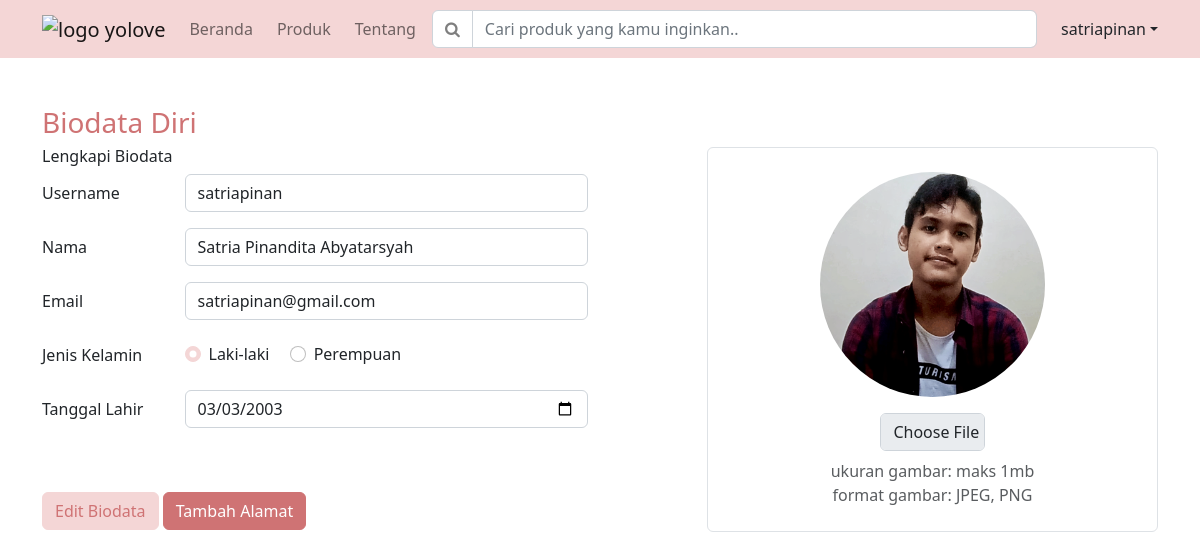
Screenshot of /profile.php (signed in) with the database file from the repository.
### tables this page shows
CREATE TABLE `customer` (
  `username` varchar(255) NOT NULL,
  `nama_customer` varchar(255) NOT NULL,
  `email_customer` varchar(255) NOT NULL,
  `password_customer` varchar(255) NOT NULL,
  `gender_customer` varchar(15) DEFAULT NULL,
  `tl_customer` date DEFAULT NULL,
  `gambar_customer` varchar(255) NOT NULL DEFAULT 'user.png'
);

### profile.php (the view, shortened to what this page needs)
<?php
include("config.php");
$username = $_SESSION['username'];
$query = "SELECT * FROM customer WHERE username='$username'";
$result = mysqli_query($conn, $query);
$row = mysqli_fetch_array($result, MYSQLI_ASSOC);
?>
<!DOCTYPE html>
<html>
	<head>
		<link rel="stylesheet" href="https://stackpath.bootstrapcdn.com/font-awesome/4.7.0/css/font-awesome.min.css">
		<link rel="stylesheet" type="text/css" href="style/style.css">
	</head>
	<body>
		<?php
		include "navbar.php";
		?>
		<main class="container-sm container-md container-lg container-xl container-xxl">
			<h3 class="text-secondary">Biodata Diri</h3>
			<form action="profile.php" method="POST" class="row justify-content-between"
			enctype="multipart/form-data">
				<div class="col-6">
					<h6>Lengkapi Biodata</h6>
					<?php
					echo "<div class='row mb-3'>
							<label for='username' class='col-sm-3 col-form-label'>Username</label>
							<div class='col-sm-9'>
								<input name='username' type='text' class='form-control' id='username'
								value='{$row['username']}' readonly>
							</div>
						  </div>
						  <div class='row mb-3'>
							<label for='name' class='col-sm-3 col-form-label'>Nama</label>
							<div class='col-sm-9'>
								<input name='name' type='text' class='form-control' id='name'
								value='{$row['nama_customer']}' required>
							</div>
						  </div>
						  <div class='row mb-3'>
							<label for='email' class='col-sm-3 col-form-label'>Email</label>
							<div class='col-sm-9'>
								<input name='email' type='email' class='form-control' id='email'
								value='{$row['email_customer']}' required>
							</div>
						  </div>";
					?>
						  <div class='row mb-3 align-items-center'>
							<label for='inputGender' class='col-sm-3 col-form-label'>Jenis Kelamin</label>
							<div class='col-sm-9' id='inputGender'>
								<div class='form-check form-check-inline'>
									<input class='form-check-input' type='radio' name='gender' id='gender1'
									value='Laki-laki'
									<?php if($row['gender_customer']=="Laki-laki"){echo "checked";} ?>>
									<label class='form-check-label' for='gender1'>Laki-laki</label>
								</div>
								<div class='form-check form-check-inline'>
									<input class='form-check-input' type='radio' name='gender' id='gender2'
									value='Perempuan'
									<?php if($row['gender_customer']=="Perempuan"){echo "checked";} ?>>
									<label class='form-check-label' for='gender2'>Perempuan</label>
								</div>
							</div>
						  </div>
					<?php
					echo "<div class='row mb-3'>
							<label for='tl' class='col-sm-3 col-form-label'>Tanggal Lahir</label>
							<div class='col-sm-9'>
								<input name='tl' type='date' class='form-control' id='tl'
								value='{$row['tl_customer']}'>
							</div>
						  </div>
						  <div class='row mb-5'>
						  </div>";
					?>
					<button name="edit_biodata" type="submit" class="btn btn-primary">Edit Biodata</button>
					<a class="btn btn-secondary" href="profile_edit.php">Tambah Alamat</a>
				</div>
				<div class="col-5">
					<div class="card w-100 text-center border rounded py-4">
						<div>
							<?php
							echo "<img src='img/{$row['gambar_customer']}'
								   class='img-fluid w-50 rounded-circle' alt='User Photo'>";
							?>
						</div>
						<div class="card-body">
							<div class="d-flex justify-content-center">
								<div class="mb-2 mt-3 w-25">
									<input name="userImg" class="form-control" type="file" id="userImg">
								</div>
							</div>
							<p class="card-text mb-0 text-muted">ukuran gambar: maks 1mb</p>
							<p class="card-text text text-muted">format gambar: JPEG, PNG</p>
						</div>
					</div>
				</div>
			</form>
		</main>
	</body>
</html>

### rows the page displays
customer: username "satriapinan", name "Satria Pinandita Abyatarsyah", email "satriapinan@gmail.com", gender_customer "☑ Laki-laki", gender_customer "☐ Perempuan", tl "03/03/2003", gambar_customer (picture)

### other values shown
$username "satriapinan"
